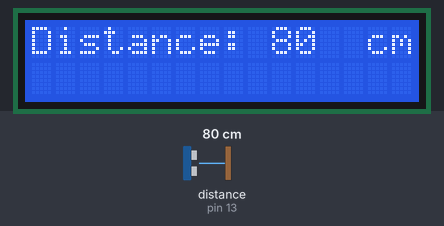
The sketch below on a simulated Arduino Uno, built with avr-gcc and run on an emulated ATmega328P. On the bench: 16×2 character LCD. The test bench sets the inputs (shaded band); at power-on: distance to the obstacle (sensor on pin 13) 80 cm. The echo pulse lasts 58.3 µs per cm; what the sketch prints to the serial monitor is not drawn.

Above: at 1.2 s.
1.3 s: distance to the obstacle (sensor on pin 13) set to 18 cm
At 2.7 s:
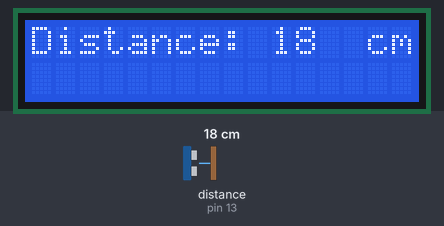
4.3 s: distance to the obstacle (sensor on pin 13) set to 299 cm
At 5.2 s:
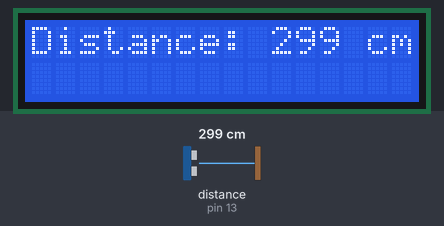
7.3 s: distance to the obstacle (sensor on pin 13) set to 18 cm
At 8.4 s:
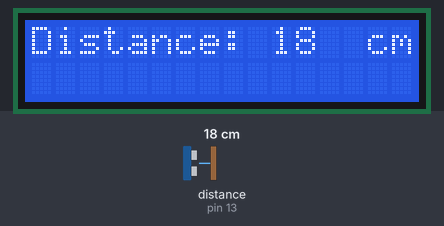
10.3 s: distance to the obstacle (sensor on pin 13) set to 35 cm
At 11.4 s:
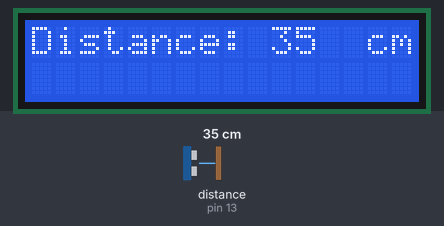
13.3 s: distance to the obstacle (sensor on pin 13) set to 18 cm
At 14.1 s:
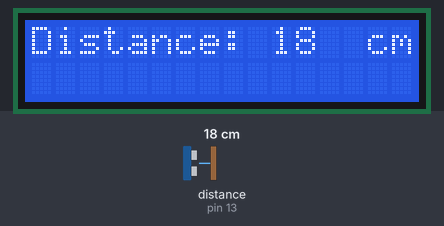
16.3 s: distance to the obstacle (sensor on pin 13) set to 35 cm
At 17.2 s:
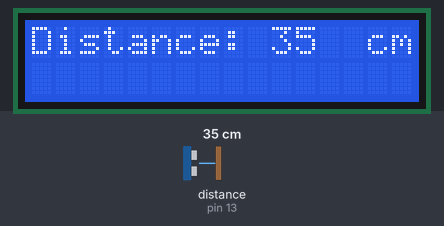
Timing chart, 0 to 19.3 s (numbered marks = the images above; inputs shaded):
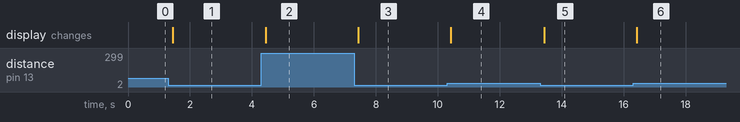

The sketch:

Ultrasonic_Ex1.ino
```cpp
//Use with ultrasonic module HC-SR04
#include <Wire.h>
#include <LiquidCrystal_I2C.h>
#include "Ultrasonic.h"

#define US_TRIG 12
#define US_ECHO 13

//12 (output) --> HC-SR04's TRIG
//13 (input) <-- HC-SR04's ECHO
Ultrasonic ultrasonic(US_TRIG,US_ECHO);
LiquidCrystal_I2C lcd(0x3F, 16, 2);     // addr, 16x2
unsigned int dist = 0;

void setup() {
  Serial.begin(9600);
  lcd.begin();
  lcd.backlight();
}

void loop()
{

  dist = ultrasonic.Ranging(CM);
  Serial.print(dist);  Serial.println("cm");

  lcd.clear();
  lcd.setCursor(0,0);  lcd.print("Distance:");
  lcd.setCursor(10,0); lcd.print(dist);
  lcd.setCursor(14,0); lcd.print("cm");
  delay(100);
}
```

Measured:
- after the input at 1.3 s, the display: changes after 0.14 s (image 1)
- after the input at 4.3 s, the display: changes after 0.14 s (image 2)
- after the input at 7.3 s, the display: changes after 0.13 s (image 3)
- after the input at 10.3 s, the display: changes after 0.12 s (image 4)
- after the input at 13.3 s, the display: changes after 0.13 s (image 5)
- after the input at 16.3 s, the display: changes after 0.12 s (image 6)
